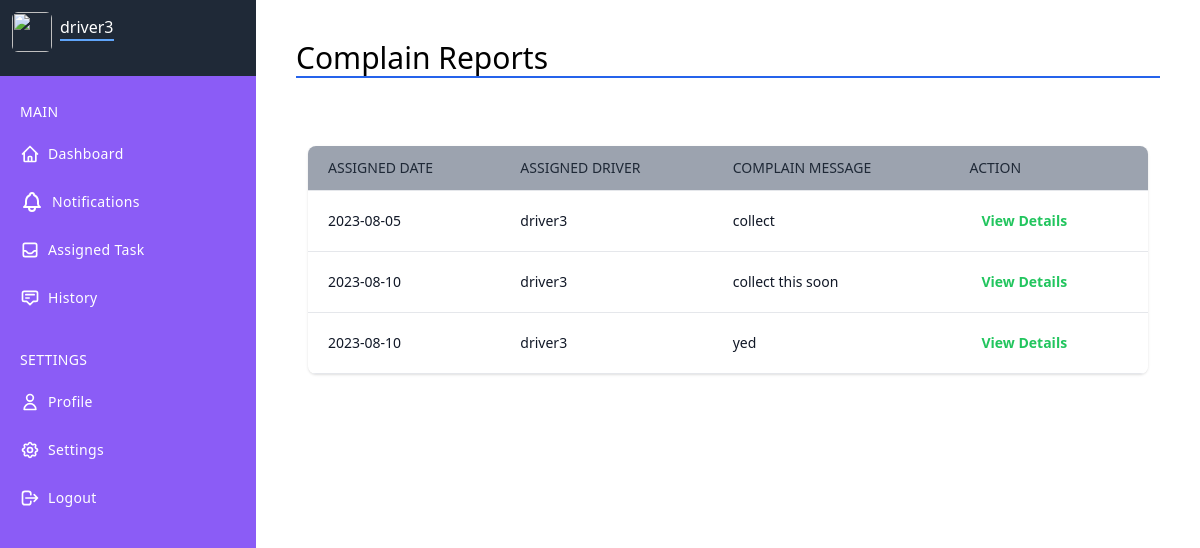
The page /driver/workhistory.php (signed in) on the database as committed earlier.
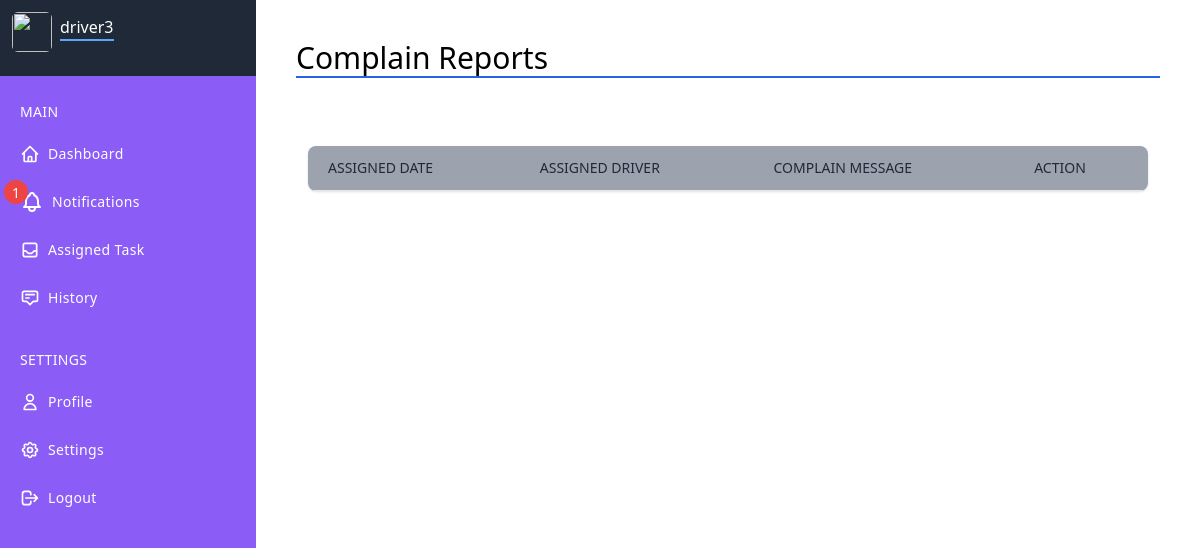
The same page on the database as committed later.
### tables this page shows
CREATE TABLE `collections` (
  `collection_id` int(11) NOT NULL,
  `complain_id` int(11) NOT NULL,
  `assign_id` int(11) NOT NULL,
  `collected_picture` varchar(500) DEFAULT NULL,
  `collection_des` varchar(255) NOT NULL,
  `collection_date` date DEFAULT NULL,
  `collection_status` varchar(50) DEFAULT NULL
);

CREATE TABLE `assigned_bin` (
  `assign_id` int(11) NOT NULL,
  `complain_id` int(11) DEFAULT NULL,
  `assigned_driver` varchar(255) DEFAULT NULL,
  `assignment_date` date DEFAULT NULL,
  `assign_des` varchar(500) NOT NULL,
  `assign_status` varchar(100) NOT NULL DEFAULT 'none'
);

### driver/workhistory.php (the view, shortened to what the changed rows need)
<!DOCTYPE html>
<html lang="en">
<head>
    <link rel="stylesheet" href="../style.css">
    <link rel="stylesheet" type="text/css" href="https://cdn.datatables.net/1.11.3/css/jquery.dataTables.min.css">
</head>
<body>
    <?php include('driverdashlayout.php') ?>
    <?php
    $dqry = "SELECT * FROM assigned_bin a RIGHT JOIN collections c ON a.assign_id = c.assign_id WHERE assigned_driver = '$driver'";
    $dres = mysqli_query($con, $dqry);
    ?>
    <div class="h-full w-full p-5 ml-14 md:ml-64 ">
        <div class="w-full p-5 ">
            <h2 class="text-3xl border-b-2 border-blue-600">Complain Reports</h2>
        </div>
        <div class="container max-w-full px-4 mx-auto sm:px-8">
            <div class="py-8 ">
                <div class="px-4 py-4 -mx-4 overflow-x-auto sm:-mx-8 sm:px-8">
                    <div class="inline-block min-w-full overflow-hidden rounded-lg shadow">
                        <table class="min-w-full leading-normal" id="myTable">
                            <thead>
                                <tr class="bg-gray-400">
                                    <th scope="col" class="px-5 py-3 text-sm font-normal text-left text-gray-800 uppercase  border-b border-gray-200">
                                        Assigned Date
                                    </th>
                                    <th scope="col" class="px-5 py-3 text-sm font-normal text-left text-gray-800 uppercase border-b border-gray-200">
                                        Assigned Driver
                                    </th>
                                    <th scope="col" class="px-5 py-3 text-sm font-normal text-left text-gray-800 uppercase border-b border-gray-200">
                                        Complain Message
                                    </th>
                                    <th scope="col" class="px-5 py-3 text-sm font-normal text-left text-gray-800 uppercase border-b border-gray-200">
                                        Action
                                    </th>
                            </thead>
                            <tbody>
                                <?php
                                while ($data = mysqli_fetch_assoc($dres)) {
                                ?>
                                    <tr>
                                        <td class="px-5 py-5 text-sm border-b border-gray-200">
                                            <p class="text-gray-900 whitespace-no-wrap">
                                            <p class="text-gray-900 whitespace-no-wrap">
                                                <?php echo $data['assignment_date'] ?>
                                            </p>
                                            </p>
                                        </td>
                                        <td class="px-5 py-5 text-sm bg-white border-b border-gray-200">
                                            <p class="text-gray-900 whitespace-no-wrap">
                                                <?php echo $data['assigned_driver'] ?>
                                            </p>
                                        </td>
                                        <td class="px-5 py-5 text-sm bg-white border-b border-gray-200">
                                            <p class="text-gray-900 whitespace-no-wrap">
                                                <?php echo $data['assign_des'] ?>
                                            </p>
                                        </td>
                                        <td class="px-5 py-5 text-sm bg-white border-b border-gray-200">
                                            <p class="text-gray-900 whitespace-no-wrap">
                                                <a href="workhistorydetails.php?aid=<?php echo $data['assign_id'] ?>" class="px-3 py-1 font-semibold leading-tight text-green-500">View Details</a>
                                            </p>
                                        </td>
                                    </tr>
                                <?php } ?>
                            </tbody>
                        </table>
                    </div>
                </div>
            </div>
        </div>
    </div>
    </div>

### driver/driverdashlayout.php (shortened to what the changed rows need)
<?php
$driver = $_SESSION['drivername'];
$driverid = $_SESSION['driverid'];
$con = mysqli_connect("localhost", "root", "", "project_gcs");
?>
<div class="flex">
    <div class="fixed h-screen flex flex-col w-14 hover:w-64 md:w-64 bg-violet-500 text-white transition-all duration-300 border-none z-10 sidebar">
        <div class="overflow-y-auto overflow-x-hidden flex flex-col justify-between flex-grow">
            <ul class="flex flex-col mt-20 py-4 space-y-1">
                <?php
                $count = "SELECT * FROM notification WHERE to_id =$driverid AND status=0";
                $res = mysqli_query($con, $count);
                $c = mysqli_num_rows($res);
                ?>
                <li>
                    <a href="notification.php" class="relative flex flex-row items-center h-11 focus:outline-none hover:bg-gray-600 text-white-600 hover:text-white-800 border-l-4 border-transparent hover:border-gray-800 pr-6">
                        <?php if ($c != 0) { ?>
                            <div class="absolute left-0 top-0  bg-red-500 rounded-full">
                                <span class="text-sm text-white p-2"><?php echo $c; ?></span>
                            </div>
                        <?php } ?>
                    </a>
                </li>
            </ul>
        </div>
    </div>

Rows that differ between the two databases and show on the page:
removed collections: assign.assignment_date "2023-08-05", assign.assigned_driver "driver3", assign.assign_des "collect"
removed collections: assign.assignment_date "2023-08-10", assign.assigned_driver "driver3", assign.assign_des "collect this soon"
removed collections: assign.assignment_date "2023-08-10", assign.assigned_driver "driver3", assign.assign_des "yed"
Other text that changed with them:
$c: (not shown) → "1"
